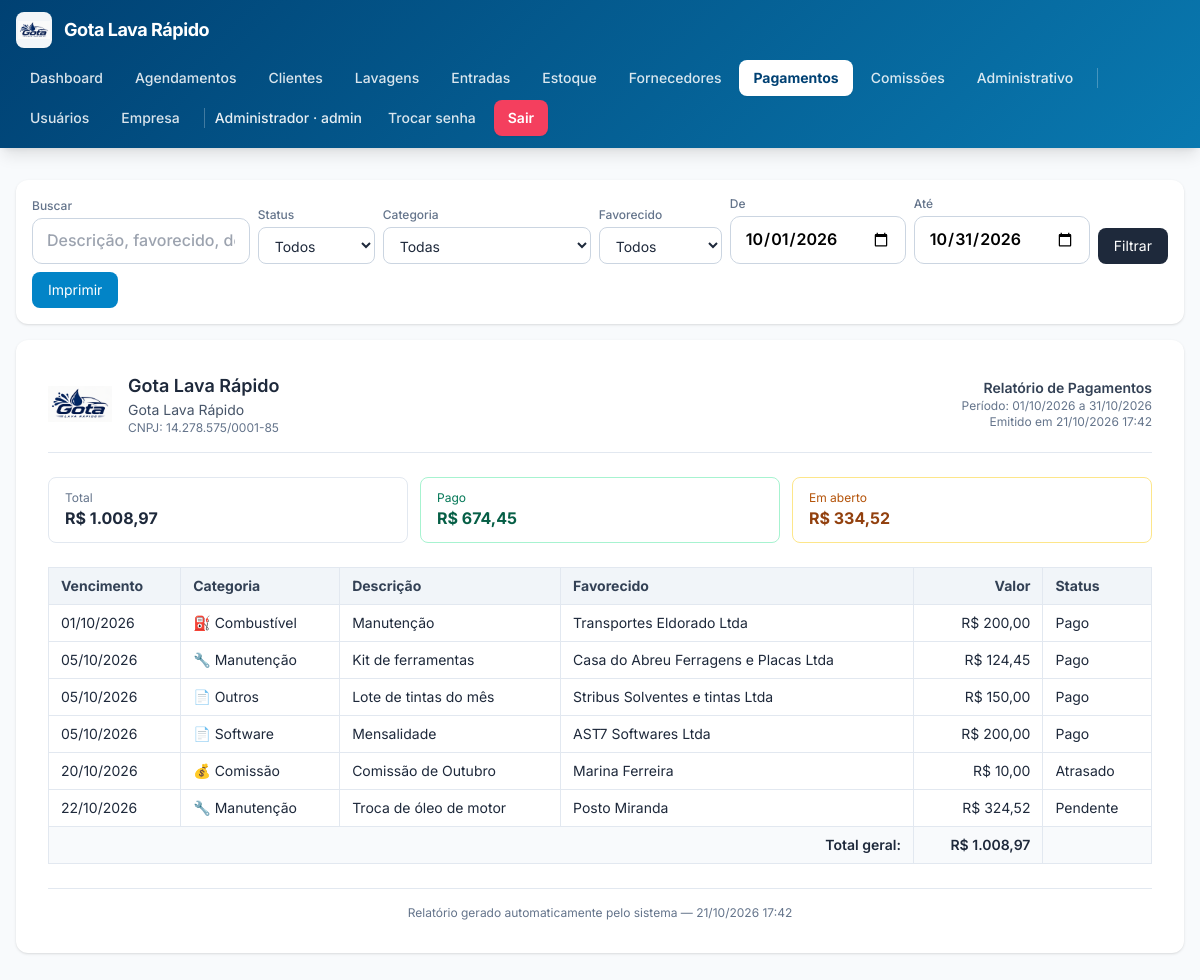
The page /relatorio_pagamentos.php (signed in) on the database its author committed.
### tables this page shows
CREATE TABLE empresa (
                id INTEGER PRIMARY KEY CHECK (id = 1),
                razao_social  TEXT NOT NULL DEFAULT '',
                nome_fantasia TEXT NOT NULL DEFAULT '',
                cnpj          TEXT NOT NULL DEFAULT '',
                inscricao_estadual TEXT NOT NULL DEFAULT '',
                email         TEXT NOT NULL DEFAULT '',
                telefone      TEXT NOT NULL DEFAULT '',
                celular       TEXT NOT NULL DEFAULT '',
                cep           TEXT NOT NULL DEFAULT '',
                endereco      TEXT NOT NULL DEFAULT '',
                numero        TEXT NOT NULL DEFAULT '',
                complemento   TEXT NOT NULL DEFAULT '',
                bairro        TEXT NOT NULL DEFAULT '',
                cidade        TEXT NOT NULL DEFAULT '',
                uf            TEXT NOT NULL DEFAULT '',
                logo_path     TEXT NOT NULL DEFAULT '',
                atualizado_em TEXT NOT NULL DEFAULT (datetime('now','localtime'))
            );

CREATE TABLE usuarios (
        id INTEGER PRIMARY KEY AUTOINCREMENT,
        email TEXT NOT NULL UNIQUE,
        senha_hash TEXT NOT NULL,
        is_admin INTEGER NOT NULL DEFAULT 0,
        precisa_trocar_senha INTEGER NOT NULL DEFAULT 1,
        ativo INTEGER NOT NULL DEFAULT 1,
        criado_em TEXT NOT NULL DEFAULT (datetime('now','localtime'))
    , nome TEXT NOT NULL DEFAULT '', cpf TEXT NOT NULL DEFAULT '', celular TEXT NOT NULL DEFAULT '', permissoes TEXT NOT NULL DEFAULT '');

CREATE TABLE pagamentos_despesas (
            id INTEGER PRIMARY KEY AUTOINCREMENT,
            tipo_pessoa TEXT NOT NULL DEFAULT 'avulso',
            pessoa_id INTEGER,
            pessoa_nome TEXT NOT NULL DEFAULT '',
            categoria_id INTEGER NOT NULL,
            descricao TEXT NOT NULL DEFAULT '',
            documento TEXT NOT NULL DEFAULT '',
            valor_centavos INTEGER NOT NULL DEFAULT 0,
            data_vencimento TEXT NOT NULL,
            data_pagamento TEXT NOT NULL DEFAULT '',
            forma_pagamento TEXT NOT NULL DEFAULT '',
            observacoes TEXT NOT NULL DEFAULT '',
            criado_por INTEGER,
            criado_em TEXT NOT NULL DEFAULT (datetime('now','localtime')),
            atualizado_em TEXT NOT NULL DEFAULT (datetime('now','localtime'))
        );

CREATE TABLE categorias_pagamento (
            id INTEGER PRIMARY KEY AUTOINCREMENT,
            nome TEXT NOT NULL UNIQUE,
            cor TEXT NOT NULL DEFAULT '#64748b',
            icone TEXT NOT NULL DEFAULT '📄',
            ativo INTEGER NOT NULL DEFAULT 1,
            ordem INTEGER NOT NULL DEFAULT 0,
            criado_em TEXT NOT NULL DEFAULT (datetime('now','localtime'))
        );

### relatorio_pagamentos.php (the view, shortened to what the rows shown need)
<?php
require_once __DIR__ . '/config.php';
$filtros = [
    'status'       => $_GET['status']        ?? '',
    'categoria_id' => (int)($_GET['categoria'] ?? 0),
    'tipo_pessoa'  => $_GET['tipo_pessoa']   ?? '',
    'de'           => $_GET['de']            ?? date('Y-m-01'),
    'ate'          => $_GET['ate']           ?? date('Y-m-t'),
    'q'            => trim((string)($_GET['q'] ?? '')),
];
$pagamentos = listar_pagamentos($filtros);
$emp = empresa();
$logo = empresa_logo_url();
require __DIR__ . '/header.php';
?>
<div class="relatorio-card bg-white rounded-xl shadow p-6 sm:p-8">
  <header class="flex items-center gap-4 border-b border-slate-200 pb-4 mb-6">
    <?php if ($logo): ?>
      <img src="<?= e($logo) ?>" alt="Logo" class="h-16 w-16 object-contain">
    <?php endif; ?>
    <div class="flex-1">
      <div class="text-lg font-semibold"><?= e($emp['razao_social'] ?: 'Empresa') ?></div>
      <?php if (!empty($emp['nome_fantasia'])): ?>
        <div class="text-sm text-slate-600"><?= e($emp['nome_fantasia']) ?></div>
      <?php endif; ?>
      <?php if (!empty($emp['cnpj'])): ?>
        <div class="text-xs text-slate-500">CNPJ: <?= e(formatar_cnpj($emp['cnpj'])) ?></div>
      <?php endif; ?>
    </div>
    <div class="text-right text-xs text-slate-500">
      <div class="font-semibold text-slate-700 text-sm">Relatório de Pagamentos</div>
      <div>Período: <?= e(date('d/m/Y', strtotime($filtros['de']))) ?> a <?= e(date('d/m/Y', strtotime($filtros['ate']))) ?></div>
      <div>Emitido em <?= e(date('d/m/Y H:i')) ?></div>
    </div>
  </header>
  <table class="w-full text-sm border-collapse">
    <thead>
      <tr class="bg-slate-100 text-slate-700">
        <th class="text-left px-3 py-2 border border-slate-200">Vencimento</th>
        <th class="text-left px-3 py-2 border border-slate-200">Categoria</th>
        <th class="text-left px-3 py-2 border border-slate-200">Descrição</th>
        <th class="text-left px-3 py-2 border border-slate-200">Favorecido</th>
        <th class="text-right px-3 py-2 border border-slate-200">Valor</th>
        <th class="text-left px-3 py-2 border border-slate-200">Status</th>
      </tr>
    </thead>
    <tbody>
      <?php if (!$pagamentos): ?>
        <tr><td colspan="6" class="text-center py-8 text-slate-400">Nenhum registro no período.</td></tr>
      <?php else: foreach ($pagamentos as $p):
        $st = status_pagamento($p);
        $lbl = $st === 'pago' ? 'Pago' : ($st === 'atrasado' ? 'Atrasado' : 'Pendente');
      ?>
        <tr>
          <td class="px-3 py-2 border border-slate-200 whitespace-nowrap">
            <?= e(date('d/m/Y', strtotime($p['data_vencimento']))) ?>
          </td>
          <td class="px-3 py-2 border border-slate-200">
            <?= e($p['categoria_icone']) ?> <?= e($p['categoria_nome']) ?>
          </td>
          <td class="px-3 py-2 border border-slate-200"><?= e($p['descricao']) ?></td>
          <td class="px-3 py-2 border border-slate-200"><?= e($p['pessoa_nome']) ?></td>
          <td class="px-3 py-2 border border-slate-200 text-right whitespace-nowrap">
            <?= e(centavos_para_moeda_brl((int)$p['valor_centavos'])) ?>
          </td>
          <td class="px-3 py-2 border border-slate-200 whitespace-nowrap"><?= e($lbl) ?></td>
        </tr>
      <?php endforeach; endif; ?>
    </tbody>
  </table>
</div>
<?php require __DIR__ . '/footer.php'; ?>

### header.php (shortened to what the rows shown need)
<?php
$u      = usuario_logado();
$__emp  = [];
$__logo = null;
try {
    $__emp  = empresa();
    $__logo = empresa_logo_url();
} catch (Throwable $e) {
    $__emp = []; $__logo = null;
}
$__nome = $__emp['nome_fantasia'] ?? '';
$nomeTopo = '';
$atual    = basename($_SERVER['PHP_SELF'] ?? '');
if ($u) {
    $nomeTopo = $u['email'];
    try {
        $st = db()->prepare('SELECT nome FROM usuarios WHERE id = ?');
        $st->execute([(int)$_SESSION['usuario_id']]);
        $n = $st->fetchColumn();
        if ($n) $nomeTopo = $n;
    } catch (Throwable $e) {  }
}
function menu_cls(string $href, array $arquivos, string $atual): string {
    $ativo = ($atual === $href) || in_array($atual, $arquivos, true);
    return $ativo
        ? 'px-3.5 py-2 rounded-lg bg-white text-brand-700 font-bold shadow-sm'
        : 'px-3.5 py-2 rounded-lg text-white/85 hover:text-white hover:bg-white/15 transition font-medium';
}
?>
<!DOCTYPE html>
<html lang="pt-BR" class="h-full">
<head>
<script src="https://cdn.tailwindcss.com"></script>
</head>
<body class="h-full bg-slate-50 text-slate-800 antialiased">
<?php if ($u): ?>
<nav class="sticky top-0 z-40 text-white shadow-lg"
     style="background: linear-gradient(135deg, #004173 0%, #0979b0 100%);">
  <div class="max-w-7xl mx-auto px-4 py-3 flex flex-wrap items-center justify-between gap-3">
    <a href="<?= $u['is_admin'] ? 'dashboard.php' : 'agendamentos.php' ?>" class="flex items-center gap-3 font-bold tracking-tight text-lg">
      <?php if ($__logo): ?>
        <img src="<?= e($__logo) ?>" alt="Logo"
             class="h-9 w-9 object-contain bg-white/95 rounded-lg p-0.5 shadow-sm">
      <?php endif; ?>
      <span><?= e($__nome) ?></span>
    </a>
    <div class="flex items-center gap-1 text-sm flex-wrap">
      <a href="dashboard.php" class="<?= menu_cls('dashboard.php', ['dashboard_operacional.php'], $atual) ?>">Dashboard</a>
      <?php if (function_exists('tem_permissao') && tem_permissao('entradas')): ?>
        <a href="agendamentos.php" class="<?= menu_cls('agendamentos.php', ['agendamento_form.php'], $atual) ?>">Agendamentos</a>
      <?php endif; ?>
      <?php if (function_exists('tem_permissao') && tem_permissao('clientes')): ?>
        <a href="clientes.php" class="<?= menu_cls('clientes.php', ['cliente_form.php', 'cliente_historico.php'], $atual) ?>">Clientes</a>
      <?php endif; ?>
      <?php if (function_exists('tem_permissao') && tem_permissao('lavagens')): ?>
        <a href="lavagens.php" class="<?= menu_cls('lavagens.php', ['lavagem_form.php'], $atual) ?>">Lavagens</a>
      <?php endif; ?>
      <?php if (function_exists('tem_permissao') && tem_permissao('entradas')): ?>
        <a href="entradas.php" class="<?= menu_cls('entradas.php', ['entrada_lavagem.php', 'cupom_lavagem.php', 'recibo.php'], $atual) ?>">Entradas</a>
      <?php endif; ?>
      <?php if (function_exists('tem_permissao') && tem_permissao('estoque')): ?>
        <a href="estoque.php" class="<?= menu_cls('estoque.php', ['estoque_form.php', 'estoque_xml.php', 'estoque_relatorio.php', 'estoque_inventario.php'], $atual) ?>">Estoque</a>
      <?php endif; ?>
      <?php if (function_exists('tem_permissao') && tem_permissao('fornecedores')): ?>
        <a href="fornecedores.php" class="<?= menu_cls('fornecedores.php', ['fornecedor_form.php'], $atual) ?>">Fornecedores</a>
      <?php endif; ?>
      <?php if (function_exists('tem_permissao') && tem_permissao('pagamentos')): ?>
        <a href="pagamentos.php" class="<?= menu_cls('pagamentos.php', [
              'pagamento_form.php', 'dashboard_pagamentos.php',
              'relatorio_pagamentos.php', 'categorias_pagamento.php',
           ], $atual) ?>">Pagamentos</a>
      <?php endif; ?>
      <?php if (function_exists('tem_permissao') && tem_permissao('comissoes')): ?>
        <a href="comissoes.php" class="<?= menu_cls('comissoes.php', ['comissoes_recibo.php'], $atual) ?>">Comissões</a>
      <?php endif; ?>
      <?php if (function_exists('tem_permissao') && tem_permissao('administrativo')): ?>
        <a href="administrativo.php" class="<?= menu_cls('administrativo.php', [], $atual) ?>">Administrativo</a>
      <?php endif; ?>
      <?php if ($u['is_admin']): ?>
        <a href="usuarios.php" class="<?= menu_cls('usuarios.php', ['usuario_form.php','usuario_senha_gerada.php'], $atual) ?>">Usuários</a>
        <a href="empresa.php"  class="<?= menu_cls('empresa.php',  [], $atual) ?>">Empresa</a>
      <?php endif; ?>
      <span class="hidden md:inline text-white/90 font-medium pr-2">
        <?= e($nomeTopo) ?><?= $u['is_admin'] ? ' · admin' : '' ?>
      </span>
      <a href="trocar_senha.php" class="px-3.5 py-2 rounded-lg text-white/85 hover:text-white hover:bg-white/15 transition font-medium">Trocar senha</a>
      <a href="logout.php"       class="px-3.5 py-2 rounded-lg bg-rose-500 hover:bg-rose-600 text-white font-semibold transition shadow-sm">Sair</a>
    </div>
  </div>
</nav>
<?php endif; ?>
<main class="max-w-7xl mx-auto px-4 py-6 sm:py-8">

### rows shown on the page
empresa: logo_path (picture), nome_fantasia "Gota Lava Rápido", razao_social "Gota Lava Rápido", cnpj "14.278.575/0001-85"
usuarios: nome "Administrador"
pagamentos_despesas: data_vencimento "01/10/2026", categorias_pagamento.icone "⛽", categorias_pagamento.nome "Combustível", descricao "Manutenção", pessoa_nome "Transportes Eldorado Ltda", valor_centavos "R$ 200,00", data_pagamento "Pago"
pagamentos_despesas: data_vencimento "05/10/2026", categorias_pagamento.icone "🔧", categorias_pagamento.nome "Manutenção", descricao "Kit de ferramentas", pessoa_nome "Casa do Abreu Ferragens e Placas Ltda", valor_centavos "R$ 124,45", data_pagamento "Pago"
pagamentos_despesas: data_vencimento "05/10/2026", categorias_pagamento.icone "📄", categorias_pagamento.nome "Outros", descricao "Lote de tintas do mês", pessoa_nome "Stribus Solventes e tintas Ltda", valor_centavos "R$ 150,00", data_pagamento "Pago"
pagamentos_despesas: data_vencimento "05/10/2026", categorias_pagamento.icone "📄", categorias_pagamento.nome "Software", descricao "Mensalidade", pessoa_nome "AST7 Softwares Ltda", valor_centavos "R$ 200,00", data_pagamento "Pago"
pagamentos_despesas: data_vencimento "20/10/2026", categorias_pagamento.icone "💰", categorias_pagamento.nome "Comissão", descricao "Comissão de Outubro", pessoa_nome "Marina Ferreira", valor_centavos "R$ 10,00", data_vencimento "Atrasado"
pagamentos_despesas: data_vencimento "22/10/2026", categorias_pagamento.icone "🔧", categorias_pagamento.nome "Manutenção", descricao "Troca de óleo de motor", pessoa_nome "Posto Miranda", valor_centavos "R$ 324,52", data_vencimento "Pendente"

### other values the page prints
date('d/m/Y', strtotime($filtros['de'])) "01/10/2026"
date('d/m/Y', strtotime($filtros['ate'])) "31/10/2026"
centavos_para_moeda_brl($totalGeral) "R$ 1.008,97"
centavos_para_moeda_brl($totalPago) "R$ 674,45"
centavos_para_moeda_brl($totalAberto) "R$ 334,52"
